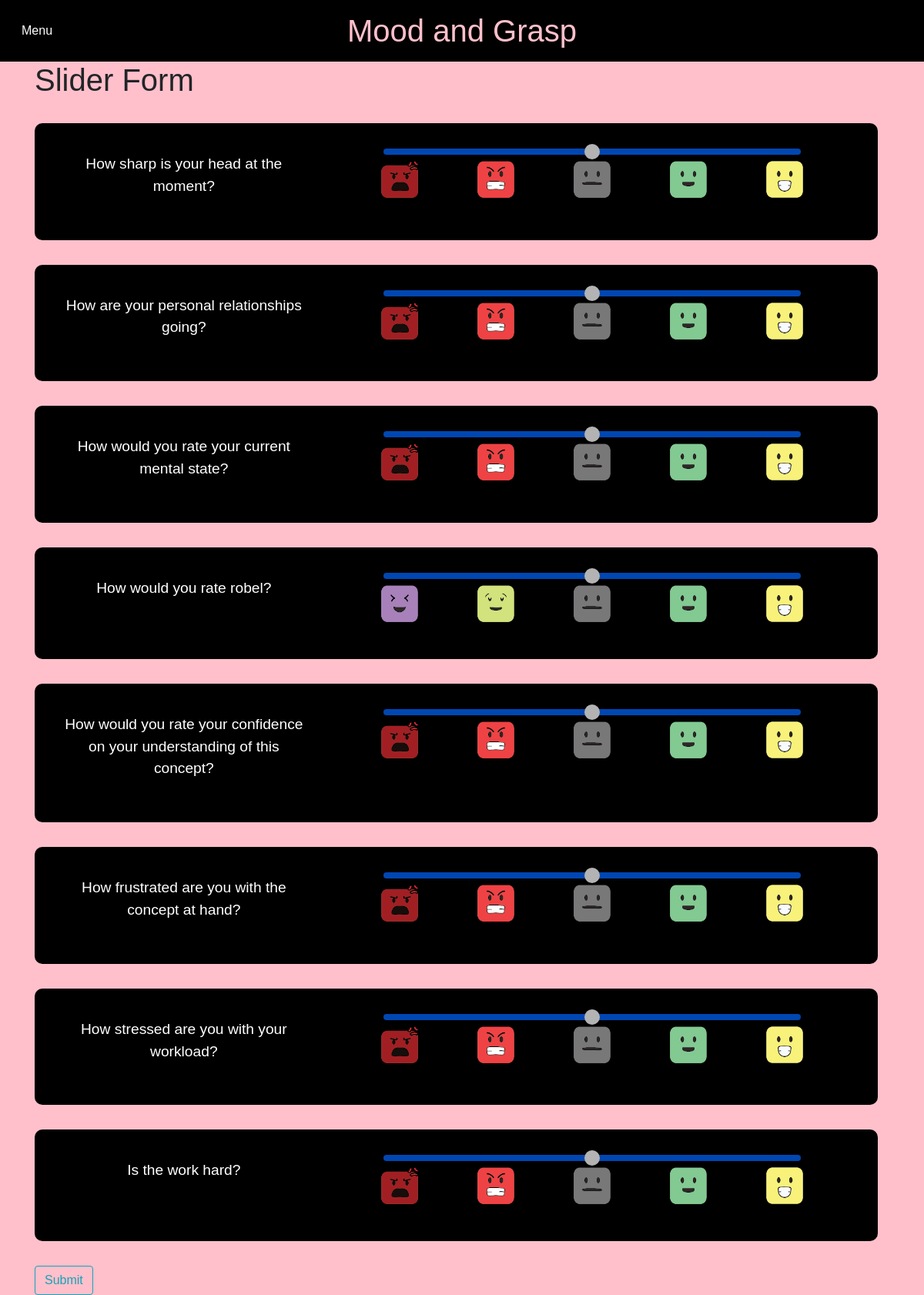
Page /survey/ (signed in) on the committed database.
### chartjs/models.py (models this page shows, shortened)
class SurveyQuestion(models.Model):
    QUESTION_CHOICES = (
        (-10, 'Far left'),
        (-5, 'Close left'),
        (0, 'Middle'),
        (5, 'Close right'),
        (10, 'Far right'),
    )
    question = models.CharField(max_length=200, blank=True)
    mood_question = models.BooleanField(default=False)
    grasp_question = models.BooleanField(default=False)
    emoji_1 = models.CharField(max_length=100, default='chartjs/angry.png')
    emoji_2 = models.CharField(max_length=100, default='chartjs/conflict.png')
    emoji_3 = models.CharField(max_length=100, default='chartjs/meh.png')
    emoji_4 = models.CharField(max_length=100, default='chartjs/good.png')
    emoji_5 = models.CharField(max_length=100, default='chartjs/happy.png')

### chartjs/views.py (the view)
# urls.py: path('survey/', views.survey, name='survey'),
@login_required
def survey(request):
    student = Student.objects.all()
    if request.POST:
        s_form = SurveyForm(request.POST, instance=request.user.student)
        if s_form.is_valid():
            s_form.save()
            change = Student.objects.get(user=request.user)
            print(request.POST.get('mood', None))
            change.Mood = request.POST.get('mood', None)
            change.Grasp = request.POST.get('grasp', None)
            messages.success(request, f'Your data have been recorded!!')
            return JsonResponse({"mood":change.Mood, "grasp":change.Grasp}, status=200)
        else:
            messages.error(request, f'Something came up idk what happend', extra_tags='error')
            return JsonResponse(status=400)
    else:
        s_form = SurveyForm(request.POST, instance=request.user.student)
        change = Student.objects.get(user=request.user)
    mood_question = SurveyQuestion.objects.filter(mood_question=True).order_by("?")[:4]
    grasp_question = SurveyQuestion.objects.filter(grasp_question=True).order_by("?")[:4]
    context = {
        'mood_questions': mood_question,
        'grasp_questions': grasp_question,
        'form': s_form,
        'student': student
    }
    return render(request, 'chartjs/survey.html', context)

### chartjs/forms.py (shortened to what this page needs)
class SurveyForm(forms.ModelForm):
    mood = forms.IntegerField(required=False)
    grasp = forms.IntegerField(required=False)
    class Meta:
        model = SurveyQuestion
        fields = ['question']
    def __init__(self, *args, **kwargs):
        super().__init__(*args, **kwargs)
        self.helper = FormHelper()
        self.helper.form_method = 'POST'
        self.helper.add_input(Submit('submit', 'Submit'))

### chartjs/templates/chartjs/survey.html (shortened to what this page needs)
{% extends "home/base.html" %}
{% load crispy_forms_tags %}
{% load static %}
{% block content %}
    <h1>Slider Form</h1>
    <form method="POST" action="{% url 'survey' %}">
        {% for question in mood_questions %}
            <div class="content">
                <div class="form-group row">
                    <label class="col-md-4 col-form-label">{{ question.question }}</label>
                    <div class="col-md-8">
                        <div class="slider-container">
                            <input type="range" min="1" max="5" value="3" class="slider" oninput="sliderVal(value, {{ question.id }})">
                            <div class="slider-images-container">
                      <img class="slider-image" src="{% static question.emoji_1 %}" width="50" height="50" data-position="1" style= "left:-50px; top:1px;">
                      <img class="slider-image" src="{% static question.emoji_2 %}" width="50" height="50" data-position="2" style= "left:25px; top:1px;">
                      <img class="slider-image" src="{% static question.emoji_3 %}" width="50" height="50" data-position="3" style= "left:100px; top:1px;">
                      <img class="slider-image" src="{% static question.emoji_4 %}" width="50" height="50" data-position="4" style= "left:175px; top:1px;">
                      <img class="slider-image" src="{% static question.emoji_5 %}" width="50" height="50" data-position="5" style= "left:250px; top:1px;">
                  </div>
                </div>
            </div>
          </div>
      </div>
        {% endfor %}
        {% for question in grasp_questions %}
            <div class="content">
                <div class="form-group row">
                    <label class="col-md-4 col-form-label">{{ question.question }}</label>
                    <div class="col-md-8">
                        <div class="slider-container">
                            <input type="range" min="1" max="5" value="3" class="slider" oninput="sliderVal(value, {{ question.id }})">
                            <div class="slider-images-container">
                      <img class="slider-image" src="{% static question.emoji_1 %}" width="50" height="50" data-position="1" style= "left:-50px; top:1px;">
                      <img class="slider-image" src="{% static question.emoji_2 %}" width="50" height="50" data-position="2" style= "left:25px; top:1px;">
                      <img class="slider-image" src="{% static question.emoji_3 %}" width="50" height="50" data-position="3" style= "left:100px; top:1px;">
                      <img class="slider-image" src="{% static question.emoji_4 %}" width="50" height="50" data-position="4" style= "left:175px; top:1px;">
                      <img class="slider-image" src="{% static question.emoji_5 %}" width="50" height="50" data-position="5" style= "left:250px; top:1px;">
                  </div>
                </div>
            </div>
          </div>
      </div>
        {% endfor %}
          <button class="btn btn-outline-info" type="submit" onclick="redirect()">Submit</button>
      </form>
{% endblock %}

### home/templates/home/base.html (shortened to what this page needs)
{% load static %}
<!DOCTYPE html>
<html>
<head>
    {% if about %}
    <link rel="stylesheet" type="text/css" href="{% static 'home/about.css' %}">
    {% elif home %}
    <link rel="stylesheet" type="text/css" href="{% static 'home/main.css' %}">
    {% else %}
    <link rel="stylesheet" href="https://cdn.jsdelivr.net/npm/bootstrap@4.0.0/dist/css/bootstrap.min.css">
    <link rel="stylesheet" type="text/css" href="{% static 'home/main.css' %}">
    {% endif %}
</head>
<body class="back-color">
	<header class="site-header">
      <div class="dropdown">
        <button class="dropbtn">Menu</button>
      </div>
      <h1>Mood and Grasp</h1>
</header>
{% if about %}
<div></div>
{% else %}
<main role="main" class="container">
  <div class="row">
{% endif %}
    <div class="col-md-8">
    <div >
      {% block content %}{% endblock %}
     </div>
    </div>
</main>
</body>
</html>

### home/static/main.css (style rules this page uses)
body { font-family: Arial, sans-serif; background-color: pink; margin: 0; padding: 0; }
header { display: flex; justify-content: space-between; align-items: center; background-color: black; height: 80px; position: relative; padding: 0 20px; }
header h1 { color: pink; margin: 0; position: absolute; left: 50%; transform: translateX(-50%); }
.content { text-align: center; margin: 2rem; width: 150%; padding: 2rem; background-color: black; margin-left: auto; margin-right: auto; border-radius: 10px; color: white; font-size: 1.2rem; }
.slider-container { display: flex; flex-direction: column; align-items: center; width: 80%; margin-left: auto; margin-right: auto; }
.slider { -webkit-appearance: none; appearance: none; width: 100%; margin: 0; padding: 0; background: transparent; height: 8px; outline: none; }
.dropdown { position: relative; display: inline-block; }
.dropbtn { background-color: black; color: white; padding: 8px; font-size: 16px; border: none; cursor: pointer; }
.slider-images-container { display: flex; justify-content: space-between; position: relative; margin-top: 15px; --slider-gap: 23%; --slider-image-width: 50px; }
.slider-image { position: relative; bottom: -50px; left: calc(var(--slider-position) * var(--slider-gap) - var(--slider-image-width) / 2); width: var(--slider-image-width); transform: translateX(-200%); z-index: 1; }
.slider-image:nth-of-type(1) { --slider-position: 1; }
.slider-image:nth-of-type(2) { --slider-position: 2; }
.slider-image:nth-of-type(3) { --slider-position: 3; }
.slider-image:nth-of-type(4) { --slider-position: 4; }
.slider-image:nth-of-type(5) { --slider-position: 5; }
.slider-container { position: relative; }
.slider { width: 100%; height: 10px; -webkit-appearance: none; outline: none; opacity: 0.7; -webkit-transition: .2s; transition: opacity .2s; position: absolute; top: 0; left: 0; }

### rows in the picture
SurveyQuestion: question "How sharp is your head at the moment?", emoji_1 (picture), emoji_2 (picture), emoji_3 (picture), emoji_4 (picture), emoji_5 (picture)
SurveyQuestion: question "How are your personal relationships going?", emoji_1 (picture), emoji_2 (picture), emoji_3 (picture), emoji_4 (picture), emoji_5 (picture)
SurveyQuestion: question "How would you rate your current mental state?", id "3", emoji_1 (picture), emoji_2 (picture), emoji_3 (picture), emoji_4 (picture), emoji_5 (picture)
SurveyQuestion: question "How would you rate robel?", emoji_1 (picture), emoji_2 (picture), emoji_3 (picture), emoji_4 (picture), emoji_5 (picture)
SurveyQuestion: question "How would you rate your confidence on your understanding of this concept?", emoji_1 (picture), emoji_2 (picture), emoji_3 (picture), emoji_4 (picture), emoji_5 (picture)
SurveyQuestion: question "How frustrated are you with the concept at hand?", emoji_1 (picture), emoji_2 (picture), emoji_3 (picture), emoji_4 (picture), emoji_5 (picture)
SurveyQuestion: question "How stressed are you with your workload?", emoji_1 (picture), emoji_2 (picture), emoji_3 (picture), emoji_4 (picture), emoji_5 (picture)
SurveyQuestion: question "Is the work hard?", emoji_1 (picture), emoji_2 (picture), emoji_3 (picture), emoji_4 (picture), emoji_5 (picture)
